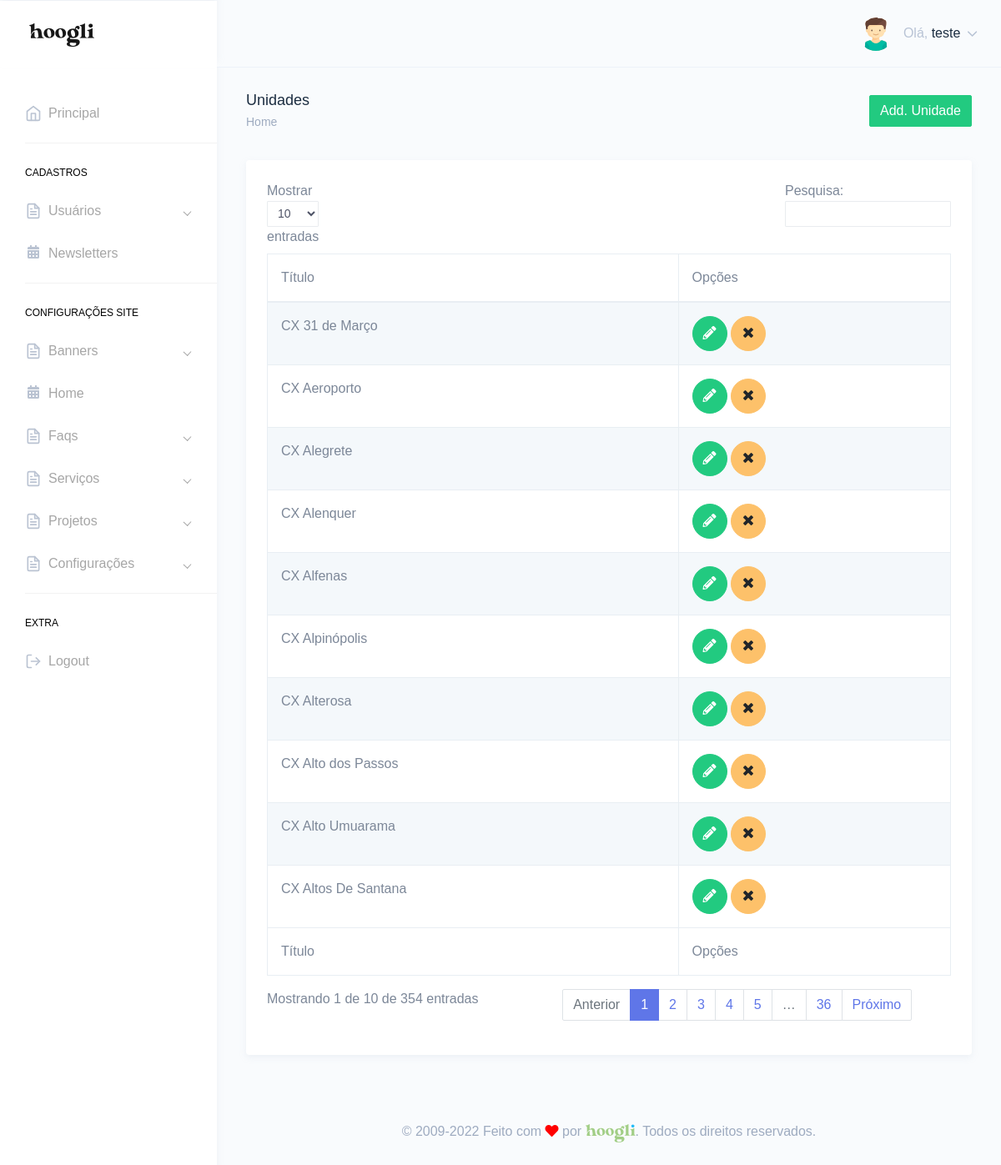
The app's page /painel/unidades.php (signed in) with its own data.
### tables this page shows
CREATE TABLE `tbl_usuarios` (
  `id` int(11) NOT NULL,
  `nome` varchar(250) DEFAULT NULL,
  `email` varchar(250) DEFAULT NULL,
  `telefone` varchar(250) DEFAULT NULL,
  `endereco` varchar(250) DEFAULT NULL,
  `cpf` varchar(100) DEFAULT NULL,
  `login` varchar(100) DEFAULT NULL,
  `senha` varchar(100) DEFAULT NULL,
  `foto` varchar(250) DEFAULT NULL,
  `id_cargo` int(11) DEFAULT NULL,
  `sexo` varchar(2) DEFAULT NULL,
  `perm_cad_usuario` varchar(2) DEFAULT NULL,
  `perm_relatorio` varchar(2) DEFAULT NULL,
  `perm_add_usuario` varchar(2) DEFAULT NULL,
  `perm_edit_usuario` varchar(2) DEFAULT NULL,
  `perm_del_usuario` varchar(2) DEFAULT NULL,
  `perm_cad_contato` varchar(2) DEFAULT NULL,
  `perm_edit_contato` varchar(2) DEFAULT NULL,
  `perm_del_contato` varchar(2) DEFAULT NULL,
  `perm_edit_contato_nf` varchar(3) DEFAULT NULL,
  `perm_pag_principal_rm` varchar(2) DEFAULT NULL,
  `perm_pag_principal_uc` varchar(2) DEFAULT NULL,
  `admin_geral` varchar(2) DEFAULT NULL,
  `data_frase` date DEFAULT NULL,
  `id_frase` int(11) DEFAULT NULL,
  `frase_lida` varchar(2) DEFAULT NULL
);

CREATE TABLE `tbl_unidades` (
  `id` int(11) NOT NULL,
  `nome` varchar(255) DEFAULT NULL,
  `endereco` text DEFAULT NULL,
  `foto` varchar(255) DEFAULT NULL,
  `banner` varchar(255) DEFAULT NULL,
  `horario` text DEFAULT NULL,
  `id_galeria` int(11) DEFAULT NULL,
  `mapa` text DEFAULT NULL,
  `id_estado` int(11) DEFAULT NULL,
  `id_cidade` int(11) DEFAULT NULL,
  `url_amigavel` varchar(255) DEFAULT NULL,
  `meta_title` varchar(255) DEFAULT NULL,
  `meta_keywords` varchar(255) DEFAULT NULL,
  `meta_description` text DEFAULT NULL,
  `link_maps` text DEFAULT NULL,
  `link_waze` text DEFAULT NULL,
  `telefone` varchar(255) DEFAULT NULL,
  `whatsapp` varchar(255) DEFAULT NULL
);

### Connection/con-pdo.php (called while the page is built, shortened)
<?php
$conInstanciada = '';
if(empty($conInstanciada)) {
	class Conexao {
		private static $pdo;
		public static function getInstance() {
		if (!isset(self::$pdo)) {
		 try {
		  $opcoes = array(PDO::MYSQL_ATTR_INIT_COMMAND => 'SET NAMES utf8', PDO::ATTR_PERSISTENT => TRUE);
		  self::$pdo = new PDO("mysql:host=" . HOST . "; dbname=" . DBNAME . "; charset=" . CHARSET . ";", USER, PASSWORD, $opcoes);
		  self::$pdo->setAttribute(PDO::ATTR_ERRMODE, PDO::ERRMODE_EXCEPTION);
		 } catch (PDOException $e) {
		  print "Erro: " . $e->getMessage();
		 }
		}
		return self::$pdo;
		}
	}
}

### Class/acesso.class.php (called while the page is built, shortened)
<?php
$AcessoInstanciada = '';
if(empty($AcessoInstanciada)) {
	if(file_exists('Connection/conexao.php')) {
		require_once('Connection/con-pdo.php');
		require_once('funcoes.php');
	} else {
		require_once('../Connection/con-pdo.php');
		require_once('../funcoes.php');
	}
	class Acesso {
		private $pdo = null;
		private static $Acesso = null;
		private function __construct($conexao){
			$this->pdo = $conexao;
		}
		public static function getInstance($conexao){
			if (!isset(self::$Acesso)):
				self::$Acesso = new Acesso($conexao);
			endif;
			return self::$Acesso;
		}
		function rsDados($id='', $idCargo='', $orderBy='', $limite='') {
			$sqlLimite = '';
			$sqlOrdem = '';
			$sql = '';
			$nCampos = 0;
			if(!empty($id)) {
				$sql .= " and id = ?";
				$nCampos++;
				$campo[$nCampos] = $id;
			}
			try{
				$sql = "SELECT * FROM tbl_usuarios where 1=1 $sql $sqlOrdem $sqlLimite";
				$stm = $this->pdo->prepare($sql);
				for($i=1; $i<=$nCampos; $i++) {
					$stm->bindValue($i, $campo[$i]);
				}
				$stm->execute();
				$rsDados = $stm->fetchAll(PDO::FETCH_OBJ);
				if($id <> '' or $limite == 1) {
					return($rsDados[0]);
				} else {
					return($rsDados);
				}
			} catch(PDOException $erro){
				echo $erro->getMessage();
			}
		}
	}
}

### painel/verifica.php (called while the page is built, shortened)
<?php
include "../Class/acesso.class.php";
$verificaRestrito = Acesso::getInstance(Conexao::getInstance());
$verificaRestrito->restritoAdmin();
$dadosUsuarioLogado = $verificaRestrito->rsDados($_SESSION['dadosLogado']->id);
?>

### funcoes.php (called while the page is built, shortened)
<?php
  function icone_genero($genero) {
    switch ($genero) {
      case "M": return "assets/images/avatars/boy.svg"; break;
    }
  }
?>

### Class/unidades.class.php (called while the page is built, shortened)
<?php
$UnidadesInstanciada = '';
if(empty($UnidadesInstanciada)) {
	if(file_exists('Connection/conexao.php')) {
		require_once('Connection/con-pdo.php');
		require_once('funcoes.php');
	} else {
		require_once('../Connection/con-pdo.php');
		require_once('../funcoes.php');
	}
	class Unidades {
		private $pdo = null;
		private static $Unidades = null;
		private function __construct($conexao){
			$this->pdo = $conexao;
		}
		public static function getInstance($conexao){
			if (!isset(self::$Unidades)):
				self::$Unidades = new Unidades($conexao);
			endif;
			return self::$Unidades;
		}
		function rsDados($id='', $orderBy='', $limite='', $url_amigavel='') {
			$nCampos = 0;
			$sql = '';
			$sqlOrdem = '';
			$sqlLimite = '';
			try{
				$sql = "SELECT * FROM tbl_unidades where 1=1 $sql $sqlOrdem $sqlLimite";
				$stm = $this->pdo->prepare($sql);
				for($i=1; $i<=$nCampos; $i++) {
					$stm->bindValue($i, $campo[$i]);
				}
				$stm->execute();
				$rsDados = $stm->fetchAll(PDO::FETCH_OBJ);
				if($id <> '' or $limite == 1) {
					return($rsDados[0]);
				} else {
					return($rsDados);
				}
			} catch(PDOException $erro){
				echo $erro->getMessage();
			}
		}
	}
}

### painel/unidades.php (the view, shortened to what this page needs)
<?php include "verifica.php";
include "../Class/unidades.class.php";
$unidades = Unidades::getInstance(Conexao::getInstance());
$puxaUnidade = $unidades->rsDados();
?>
<!DOCTYPE html>
<html dir="ltr" lang="pt-br">
<head>
    <link href="dist/css/style.min.css" rel="stylesheet">
</head>
<body>
    <div id="main-wrapper" data-theme="light" data-layout="vertical" data-navbarbg="skin6" data-sidebartype="full" data-sidebar-position="fixed" data-header-position="fixed" data-boxed-layout="full">
      <?php include "header.php";?>
       <?php include "inc-menu-lateral.php";?>
        <div class="page-wrapper">
            <div class="page-breadcrumb">
                <div class="row">
                    <div class="col-7 align-self-center">
                        <h4 class="page-title text-truncate text-dark font-weight-medium mb-1">Unidades</h4>
                        <div class="d-flex align-items-center">
                            <nav aria-label="breadcrumb">
                                <ol class="breadcrumb m-0 p-0">
                                    <li class="breadcrumb-item"><a href="." class="text-muted">Home</a></li>
                                </ol>
                            </nav>
                        </div>
                    </div>
                    <div class="col-5 align-self-center">
                        <a href="add-unidade.php" class="btn btn-success float-right">Add. Unidade</a>
                    </div>
                </div>
            </div>
            <div class="container-fluid">
                <div class="row">
                    <div class="col-12">
                        <div class="card">
                            <div class="card-body">
                                <div class="table-responsive">
                                    <table id="zero_config" class="table table-striped table-bordered no-wrap">
                                        <thead>
                                            <tr>
                                                <th>Título</th>
                                                <th>Opções</th>
                                            </tr>
                                        </thead>
                                        <tbody>
                                            <?php
                                            if(count($puxaUnidade) > 0){
                                            foreach($puxaUnidade as $unidade){?>
                                            <tr>
                                                <td><?php echo $unidade->nome;?></td>
                                                <td>
                                                    <a href="editar-unidade.php?id=<?php echo $unidade->id;?>" class="btn btn-success btn-circle"><i class="fas fa-pencil-alt"></i></a>
                                                    <a href="unidades.php?id=<?php echo $unidade->id;?>&acao=excluirUnidade" class="btn btn-warning btn-circle"><i class="fa fa-times"></i></a>
                                                </td>
                                            </tr>
                                            <?php } }?>
                                        </tbody>
                                        <tfoot>
                                            <tr>
                                                <th>Título</th>
                                                <th>Opções</th>
                                            </tr>
                                        </tfoot>
                                    </table>
                                </div>
                            </div>
                        </div>
                    </div>
                </div>
            </div>
        <?php include "footer.php";?>
        </div>
    </div>
</body>
</html>

### painel/header.php (shortened to what this page needs)
<header class="topbar" data-navbarbg="skin6">
            <nav class="navbar top-navbar navbar-expand-md">
                <div class="navbar-header" data-logobg="skin6">
                    <div class="navbar-brand">
                        <a href=".">
                            <span class="logo-text">
                                <img src="assets/images/hoogli_logo.png" alt="homepage" class="dark-logo" />
                            </span>
                        </a>
                    </div>
                </div>
                <div class="navbar-collapse collapse" id="navbarSupportedContent">
                    <ul class="navbar-nav float-right">
                        <li class="nav-item dropdown">
                            <a class="nav-link dropdown-toggle" href="javascript:void(0)" data-toggle="dropdown"
                                aria-haspopup="true" aria-expanded="false">
                                <?php if(!empty($dadosUsuarioLogado->foto)){?>
                                <img src="../img/<?php echo $dadosUsuarioLogado->foto;?>" alt="<?php echo $dadosUsuarioLogado->nome;?>" class="rounded-circle" width="40">
                                <?php }else{?>
                                <img src="<?php echo icone_genero($dadosUsuarioLogado->sexo);?>" alt="<?php echo $dadosUsuarioLogado->nome;?>" class="rounded-circle" width="40">
                                <?php }?>
                                <span class="ml-2 d-none d-lg-inline-block"><span>Olá,</span> <span
                                        class="text-dark"><?php echo $dadosUsuarioLogado->nome;?></span> <i data-feather="chevron-down"
                                        class="svg-icon"></i></span>
                            </a>
                        </li>
                    </ul>
                </div>
            </nav>
        </header>

### records on screen
tbl_usuarios: nome "teste"
tbl_unidades: nome "CX 31 de Março"
tbl_unidades: nome "CX Aeroporto"
tbl_unidades: nome "CX Alegrete"
tbl_unidades: nome "CX Alenquer"
tbl_unidades: nome "CX Alfenas"
tbl_unidades: nome "CX Alpinópolis"
tbl_unidades: nome "CX Alterosa"
tbl_unidades: nome "CX Alto dos Passos"
tbl_unidades: nome "CX Alto Umuarama"
tbl_unidades: nome "CX Altos De Santana"
